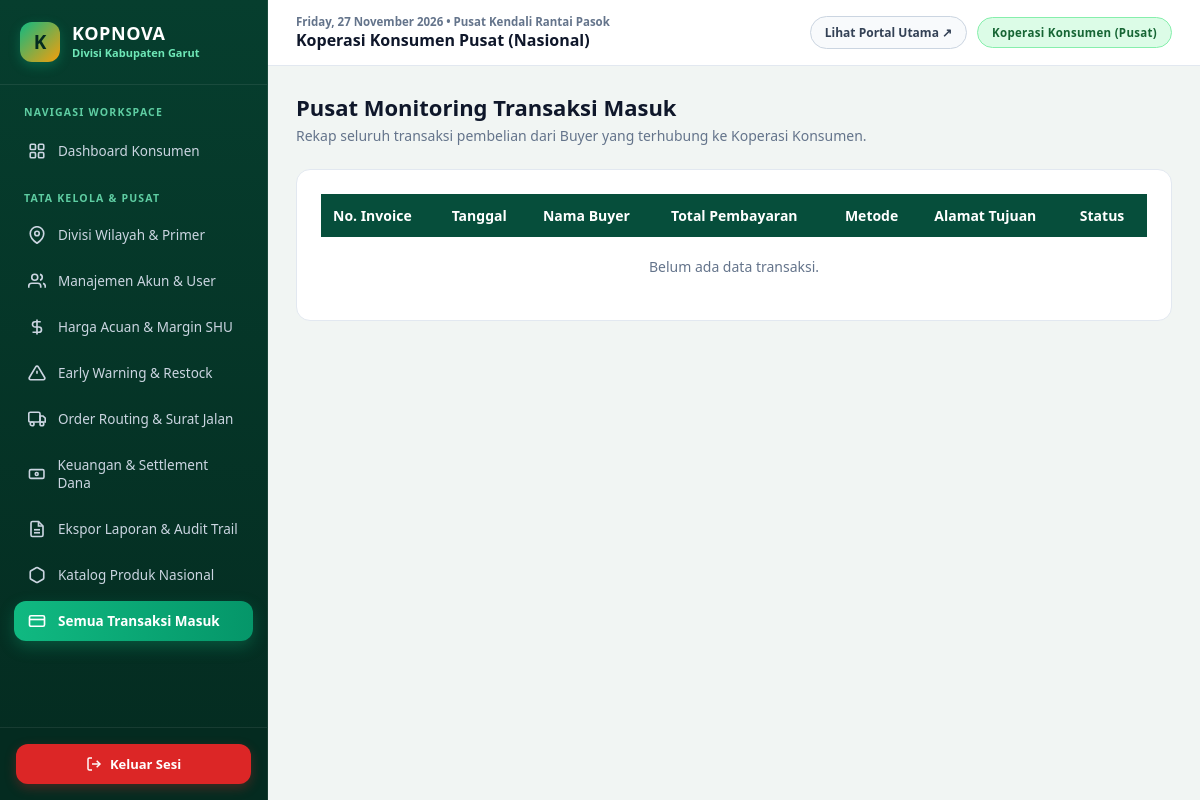
The page /modules/transaksi/index.php (signed in) on the database as committed earlier.
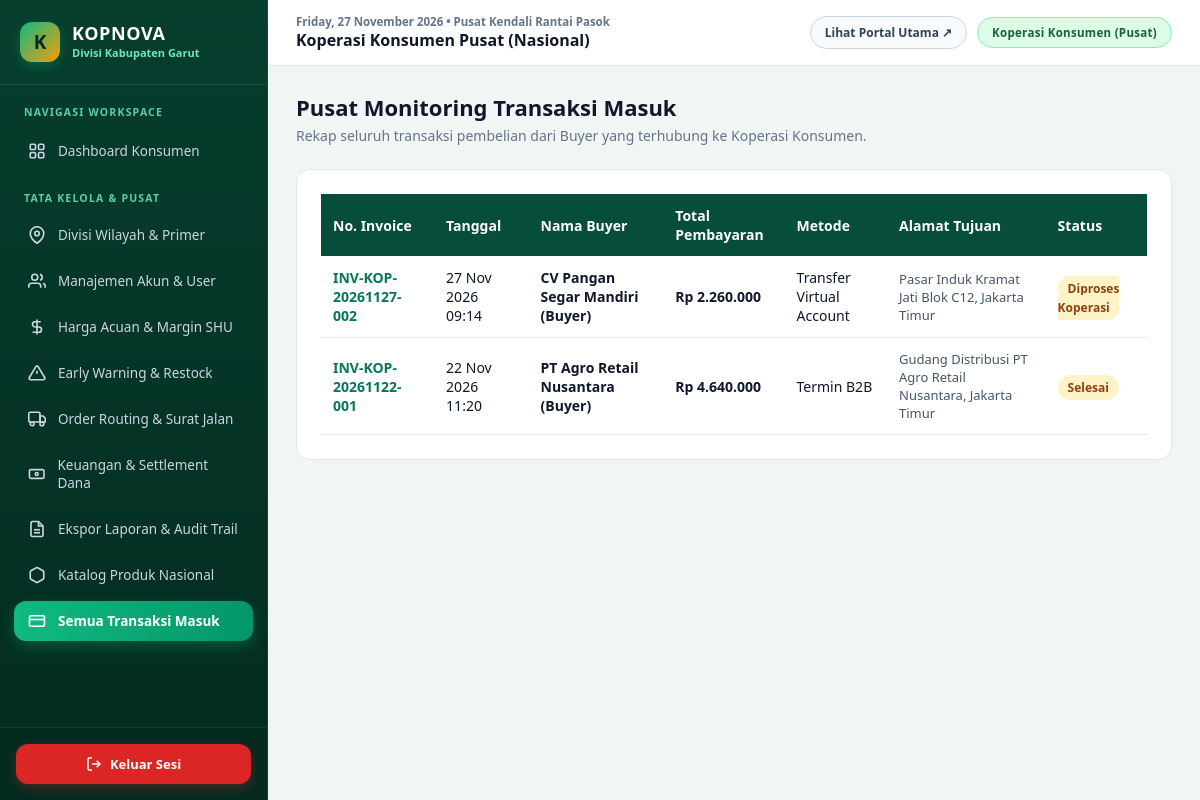
The same page on the database as committed later.
### tables this page shows
CREATE TABLE `orders` (
  `id_order` int(11) NOT NULL,
  `no_invoice` varchar(30) NOT NULL,
  `id_buyer` int(11) NOT NULL,
  `total_bayar` decimal(15,2) NOT NULL,
  `metode_bayar` enum('QRIS Instan','Transfer Virtual Account','Termin B2B') DEFAULT 'QRIS Instan',
  `alamat_pengiriman` text NOT NULL,
  `status_order` enum('Menunggu Konfirmasi','Diproses Koperasi','Dikirim','Selesai') DEFAULT 'Menunggu Konfirmasi',
  `tanggal_order` datetime DEFAULT current_timestamp(),
  `no_surat_jalan` varchar(35) DEFAULT NULL
);

CREATE TABLE `users` (
  `id_user` int(11) NOT NULL,
  `id_divisi` int(11) DEFAULT NULL,
  `id_primer` int(11) DEFAULT NULL,
  `nama_lengkap` varchar(100) NOT NULL,
  `username` varchar(50) NOT NULL,
  `password` varchar(255) NOT NULL,
  `role` enum('konsumen','primer','petani','buyer') NOT NULL,
  `no_hp` varchar(20) DEFAULT NULL,
  `alamat` text DEFAULT NULL
);

### config/database.php (called while the page is built, shortened)
<?php
function rupiah($angka) {
    return "Rp " . number_format((float)$angka, 0, ',', '.');
}
?>

### modules/transaksi/index.php (the view, shortened to what this page needs)
<?php
require_once '../../config/database.php';
require_once '../../includes/header.php';
require_once '../../includes/sidebar.php';
if ($role === 'buyer') {
    $stmt = $pdo->prepare("SELECT o.*, u.nama_lengkap as nama_buyer FROM orders o JOIN users u ON o.id_buyer = u.id_user WHERE o.id_buyer = ? ORDER BY o.id_order DESC");
    $stmt->execute([$user['id_user']]);
} else {
    $stmt = $pdo->query("SELECT o.*, u.nama_lengkap as nama_buyer FROM orders o JOIN users u ON o.id_buyer = u.id_user ORDER BY o.id_order DESC");
}
$orders = $stmt->fetchAll();
?>
<div style="margin-bottom:24px;">
    <h2 style="margin:0 0 4px; font-size:22px;"><?= $role === 'buyer' ? 'Riwayat Pesanan Saya' : 'Pusat Monitoring Transaksi Masuk' ?></h2>
    <p style="margin:0; font-size:14px; color:#64748B;">Rekap seluruh transaksi pembelian dari Buyer yang terhubung ke Koperasi Konsumen.</p>
</div>
<div style="background:#FFFFFF; padding:24px; border-radius:14px; border:1px solid #E2E8F0;">
    <div style="overflow-x:auto;">
        <table style="width:100%; border-collapse:collapse; text-align:left; font-size:14px;">
            <thead>
                <tr style="background:#064E3B; color:#FFFFFF;">
                    <th style="padding:12px;">No. Invoice</th>
                    <th style="padding:12px;">Tanggal</th>
                    <th style="padding:12px;">Nama Buyer</th>
                    <th style="padding:12px;">Total Pembayaran</th>
                    <th style="padding:12px;">Metode</th>
                    <th style="padding:12px;">Alamat Tujuan</th>
                    <th style="padding:12px;">Status</th>
                </tr>
            </thead>
            <tbody>
                <?php if (empty($orders)): ?>
                    <tr><td colspan="7" style="padding:20px; text-align:center; color:#64748B;">Belum ada data transaksi.</td></tr>
                <?php endif; ?>
                <?php foreach ($orders as $o): ?>
                <tr style="border-bottom:1px solid #E2E8F0;">
                    <td style="padding:12px; font-weight:700; color:#047857;"><?= htmlspecialchars($o['no_invoice']) ?></td>
                    <td style="padding:12px;"><?= date('d M Y H:i', strtotime($o['tanggal_order'])) ?></td>
                    <td style="padding:12px; font-weight:600;"><?= htmlspecialchars($o['nama_buyer']) ?></td>
                    <td style="padding:12px; font-weight:700;"><?= rupiah($o['total_bayar']) ?></td>
                    <td style="padding:12px;"><?= htmlspecialchars($o['metode_bayar']) ?></td>
                    <td style="padding:12px; font-size:13px; color:#475569;"><?= htmlspecialchars($o['alamat_pengiriman']) ?></td>
                    <td style="padding:12px;">
                        <span style="background:#FEF3C7; color:#92400E; padding:4px 10px; border-radius:99px; font-size:12px; font-weight:700;"><?= $o['status_order'] ?></span>
                    </td>
                </tr>
                <?php endforeach; ?>
            </tbody>
        </table>
    </div>
</div>
<?php require_once '../../includes/footer.php'; ?>

Rows that differ between the two databases and show on the page:
added orders: no_invoice "INV-KOP-20261127-002", tanggal_order "27 Nov 2026 09:14", id_buyer.nama_lengkap "CV Pangan Segar Mandiri (Buyer)", total_bayar "Rp 2.260.000", metode_bayar "Transfer Virtual Account", alamat_pengiriman "Pasar Induk Kramat Jati Blok C12, Jakarta Timur", status_order "Diproses Koperasi"
added orders: no_invoice "INV-KOP-20261122-001", tanggal_order "22 Nov 2026 11:20", id_buyer.nama_lengkap "PT Agro Retail Nusantara (Buyer)", total_bayar "Rp 4.640.000", metode_bayar "Termin B2B", alamat_pengiriman "Gudang Distribusi PT Agro Retail Nusantara, Jakarta Timur", status_order "Selesai"
Other text that changed with them:
text no longer shown: "Belum ada data transaksi."
